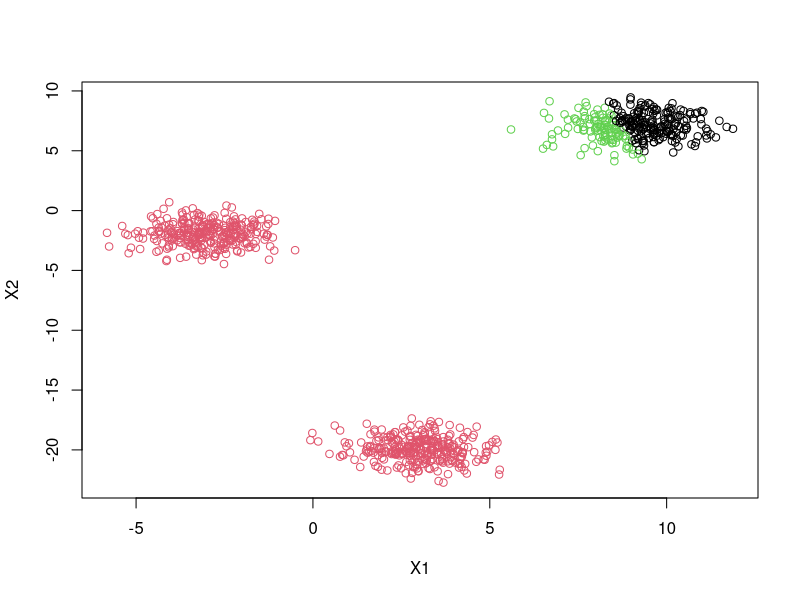
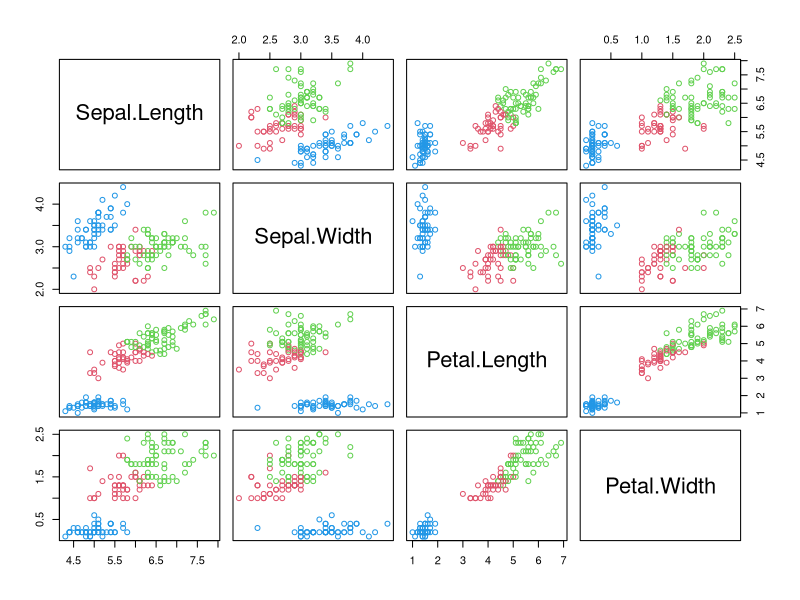

These charts were generated, in order, by the following R code:
#
# Project: r-examples (github.com/garciparedes/r-examples)
# Author: Sergio García Prado (garciparedes.me)
# Date: 2017-12
# Title: Naive k-means implementation 
#

rm(list = ls())

naiveKmeans <- function(data, k, tol = 0.1) {
  
  distance <- function(centers, data) {
    distances <- matrix(rep(0,3 * dim(data)[1]), ncol = dim(centers)[1])
    for (i in 1:dim(centers)[1]) {
      distances[,i] <- sqrt(colSums((centers[i,] - t(data))^2))
    }
    return(distances)
  }
  
  train <- function(data, k, tol) {
    ranges <- sapply(data, range)
    coordinates <- runif(dim(ranges)[2] * k, min=ranges[1,], max=ranges[2,])
    centers <- t(matrix(data = (coordinates), ncol = k))
    colnames(centers) <- colnames(data)
    distance <-  distance(centers, data)
    dataClass <- apply(distance, 1,which.min)
    reached=FALSE
    while (reached == FALSE) {
      for (i in 1:k) {
        centers[i,] = colMeans(data[dataClass == i,], na.rm = TRUE)
      }
      newDistance <-  distance(centers, data)
      newDataClass <- apply(distance, 1,which.min)
      if ((sum(newDataClass != dataClass) / dim(data)[1]) < tol){
        reached = TRUE
      }
    }
    return(centers)
  }
  
  centers <- train(data, k, tol)

  predict <- function(data) {
    distance <-  distance(centers, data)
    dataClass <- apply(distance, 1,which.min)
    names(dataClass) <- 1:dim(data)[1]
    return(dataClass)
  }

  value <- list(centers = centers, predict = predict)
  class(value) <- "naiveKmeans"
  return(value)
}

predict.naiveKmeans <- function(obj, data) {
  return(obj$predict(data))
}


# Spherical and Normal Dataset
n <- 300
data <- data.frame(rbind(
  cbind(rnorm(n, 3), rnorm(n,-20)),
  cbind(rnorm(n, 9), rnorm(n,7)), 
  cbind(rnorm(n, -3), rnorm(n,-2))
))
data.kmeans <- naiveKmeans(data, 3)
data.kmeans$centers
plot(data, col = predict(data.kmeans, data))


# Iris Dataset
data(iris)
iris.use <- iris[,1:4]
iris.kmeans <- naiveKmeans(iris.use, 3)
iris.kmeans$centers
plot(iris.use, col = predict(iris.kmeans, iris.use) + 1 )
